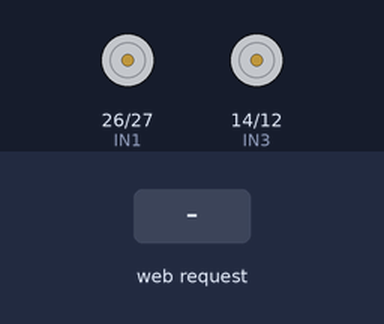
Bench run of a sketch on a simulated ESP32. Shown: motor-driver pin pairs drawn as motors (green arrow = first pin HIGH = forward, orange = second pin HIGH = backward, longer = more drive, scaled by the enable pin). Inputs (shaded band) come from the test bench. WiFi joins after 1.5 s; servers stay silent unless stated; what the sketch prints to the serial monitor is not drawn.

Above: at 2.7 s.
2.8 s: HTTP request GET /cmd?cmd=forward received
At 4.0 s:
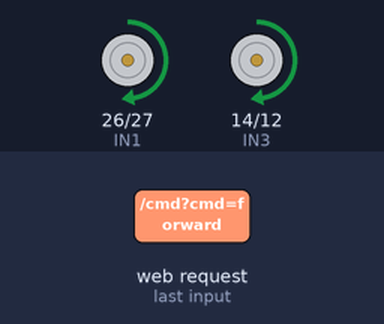
4.3 s: HTTP request GET /cmd?cmd=left received
At 5.4 s:
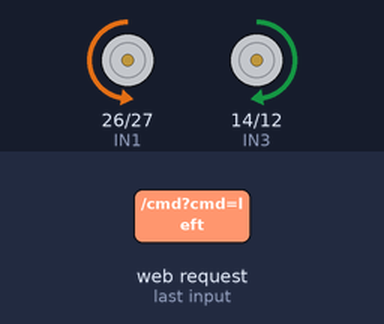
5.8 s: HTTP request GET /cmd?cmd=right received
At 6.5 s:
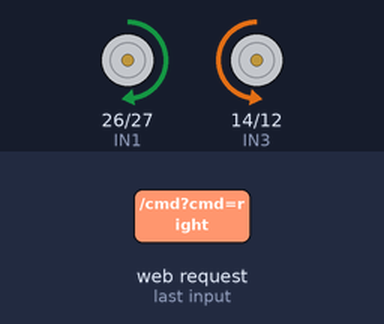
7.3 s: HTTP request GET /cmd?cmd=stop received
At 7.6 s:
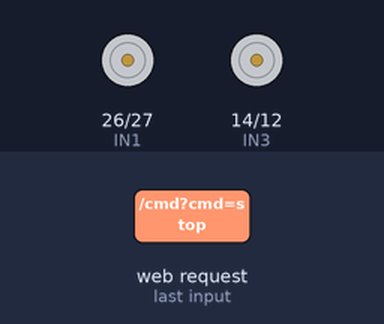
Timing chart, 0 to 9.8 s (numbered marks = the images above; inputs shaded):
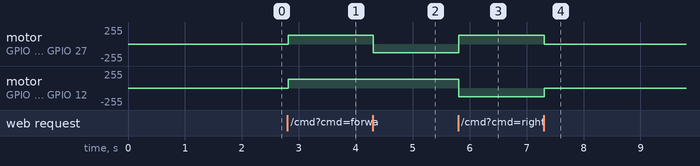

The sketch:

esp32_car_controller.ino
```cpp
#include <WiFi.h>

// ================= WIFI =================
const char* ssid = "xxxxxxxxx";
const char* password = "xxxxxx";

WiFiServer server(80);

// ================= L298N PINS =================
#define ENA 25
#define IN1 26
#define IN2 27
#define IN3 14
#define IN4 12
#define ENB 33

// Current motor speed (0-255)
int motorSpeed = 130;

// ================= SETUP =================
void setup() {
  Serial.begin(115200);

  pinMode(IN1, OUTPUT);
  pinMode(IN2, OUTPUT);
  pinMode(IN3, OUTPUT);
  pinMode(IN4, OUTPUT);

  // PWM setup
  ledcAttach(ENA, 5000, 8);
  ledcAttach(ENB, 5000, 8);

  // Start safely stopped
  stopCar();

  // Connect to WiFi
  WiFi.begin(ssid, password);

  Serial.print("Connecting to WiFi");

  while (WiFi.status() != WL_CONNECTED) {
    delay(500);
    Serial.print(".");
  }

  Serial.println();
  Serial.println("WiFi Connected!");

  Serial.print("ESP32 IP Address: ");
  Serial.println(WiFi.localIP());

  server.begin();
  Serial.println("HTTP server started");
}

// ================= MAIN LOOP =================
void loop() {
  WiFiClient client = server.available();

  if (!client) {
    return;
  }

  delay(10);

  String request = "";

  if (client.available()) {
    request = client.readStringUntil('\n');
  }

  Serial.println("Request: " + request);

  // Send HTTP response
  client.println("HTTP/1.1 200 OK");
  client.println("Content-Type: text/plain");
  client.println("Connection: close");
  client.println();
  client.println("OK");

  client.stop();

  // ================= COMMAND HANDLING =================

  // Speed command: /cmd?cmd=speed:130
  if (request.indexOf("/cmd?cmd=speed:") != -1) {
    int position = request.indexOf("speed:");
    String speedValue = request.substring(position + 6);
    speedValue.trim();

    int newSpeed = speedValue.toInt();

    if (newSpeed >= 0 && newSpeed <= 255) {
      motorSpeed = newSpeed;

      Serial.print("Speed changed to: ");
      Serial.println(motorSpeed);
    }
  }

  // Forward
  else if (request.indexOf("/cmd?cmd=forward") != -1) {
    Serial.println("-> FORWARD");
    forward();
  }

  // Left: in-place rotation
  else if (request.indexOf("/cmd?cmd=left") != -1) {
    Serial.println("-> LEFT");
    left();
  }

  // Right: in-place rotation
  else if (request.indexOf("/cmd?cmd=right") != -1) {
    Serial.println("-> RIGHT");
    right();
  }

  // Stop
  else if (request.indexOf("/cmd?cmd=stop") != -1) {
    Serial.println("-> STOP");
    stopCar();
  }

  else {
    Serial.println("-> Unknown command");
  }
}

// ================= MOTOR FUNCTIONS =================

void forward() {
  ledcWrite(ENA, motorSpeed);
  ledcWrite(ENB, motorSpeed);

  digitalWrite(IN1, HIGH);
  digitalWrite(IN2, LOW);

  digitalWrite(IN3, HIGH);
  digitalWrite(IN4, LOW);
}

void left() {
  ledcWrite(ENA, motorSpeed);
  ledcWrite(ENB, motorSpeed);

  // Left motor backward
  digitalWrite(IN1, LOW);
  digitalWrite(IN2, HIGH);

  // Right motor forward
  digitalWrite(IN3, HIGH);
  digitalWrite(IN4, LOW);
}

void right() {
  ledcWrite(ENA, motorSpeed);
  ledcWrite(ENB, motorSpeed);

  // Left motor forward
  digitalWrite(IN1, HIGH);
  digitalWrite(IN2, LOW);

  // Right motor backward
  digitalWrite(IN3, LOW);
  digitalWrite(IN4, HIGH);
}

void stopCar() {
  ledcWrite(ENA, 0);
  ledcWrite(ENB, 0);

  digitalWrite(IN1, LOW);
  digitalWrite(IN2, LOW);

  digitalWrite(IN3, LOW);
  digitalWrite(IN4, LOW);
}
```

Measured:
- after the input at 2.8 s, motor on GPIO 26 (IN1) / GPIO 27 (IN2), motor on GPIO 14 (IN3) / GPIO 12 (IN4): stopped → forward 129/255 at once
- after the input at 4.3 s, motor on GPIO 26 (IN1) / GPIO 27 (IN2): forward 129/255 → backward 129/255 at once
- after the input at 5.8 s, motor on GPIO 26 (IN1) / GPIO 27 (IN2): backward 129/255 → forward 129/255 at once; motor on GPIO 14 (IN3) / GPIO 12 (IN4): forward 129/255 → backward 129/255 at once
- after the input at 7.3 s, motor on GPIO 26 (IN1) / GPIO 27 (IN2): forward 129/255 → stopped at once; motor on GPIO 14 (IN3) / GPIO 12 (IN4): backward 129/255 → stopped at once
